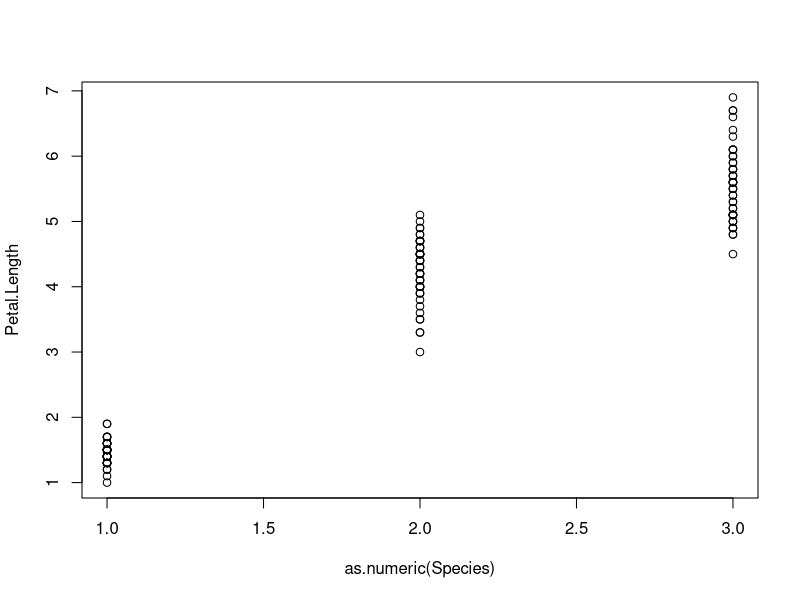
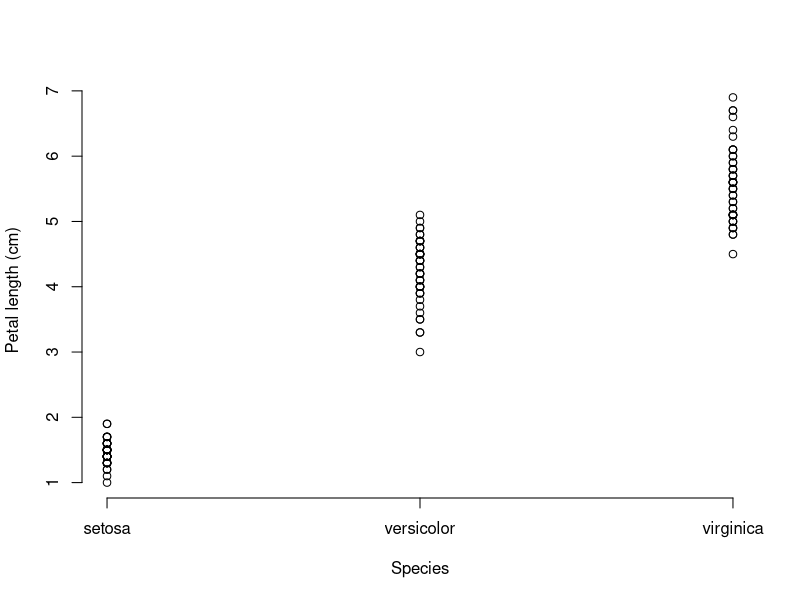
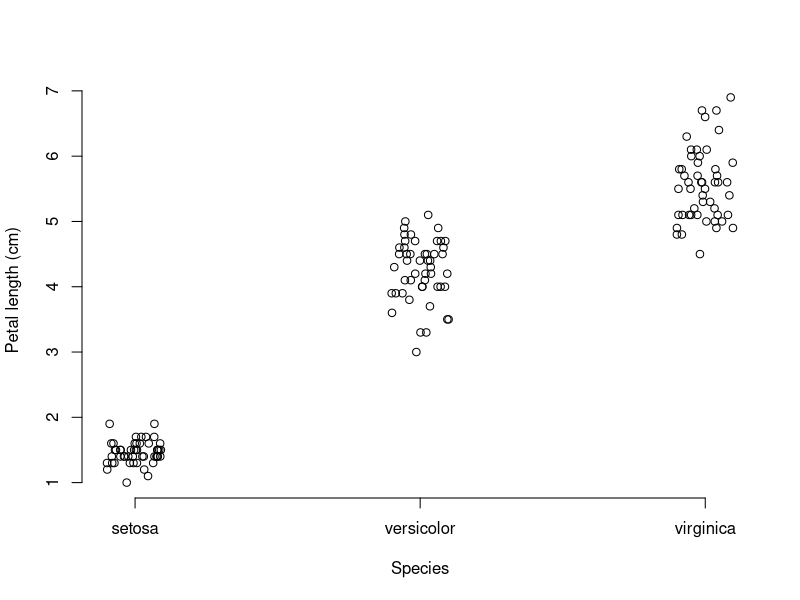
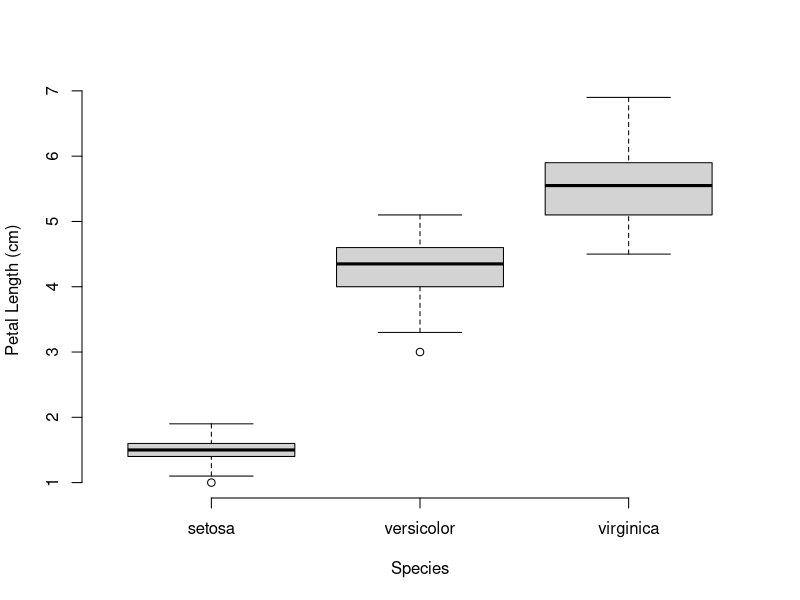
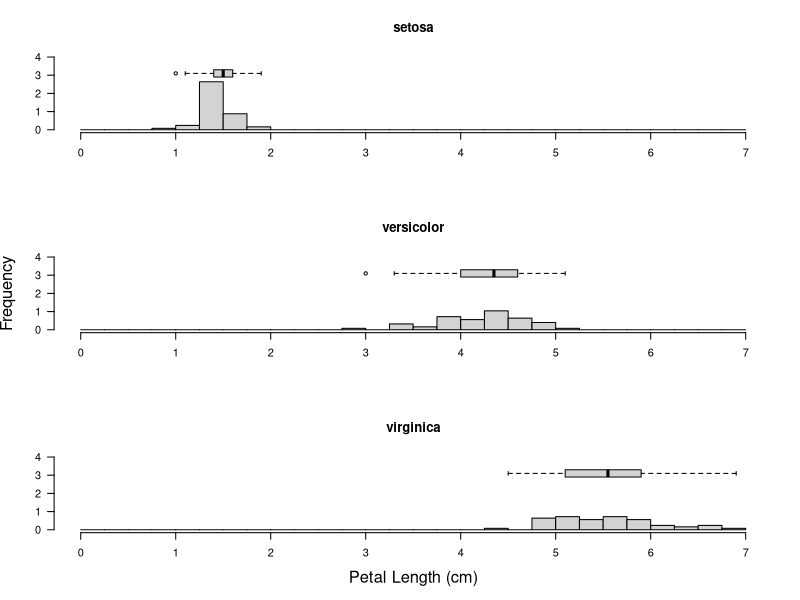

Source code (R) for these figures, in order:
## ---- chunk 1
# remove (almost) all objects currently held in the R environment
rm(list=ls()) 
## ---- chunk 2

data("iris")

plot(Petal.Length ~ as.numeric(Species), data = iris, type = "p")

## ---- chunk 3
plot(Petal.Length ~ as.numeric(Species), data = iris, type = "p", axes = FALSE,
     xlab = "Species", ylab = "Petal length (cm)")
axis(1, at = 1:3, levels(iris$Species))
axis(2)

## ---- chunk 4
plot(Petal.Length ~ jitter(as.numeric(Species), amount = 0.1), 
     data = iris, type = "p", axes = FALSE, 
     xlab = "Species", ylab = "Petal length (cm)")
axis(1, at = 1:3, levels(iris$Species))
axis(2)
## ---- chunk 5
par(mfrow=c(1,1))
boxplot( iris$Petal.Length ~ iris$Species,
		ylab = "Petal Length (cm)", xlab = "Species", frame.plot = FALSE)
## ---- chunk 6
par(mfrow = c(3,1)) # specify a 3x1 panel plot

# -------------------------------
# Setosa
hist(iris$Petal.Length[iris$Species=="setosa"], breaks = seq(0, 7, 0.25),
     freq = FALSE, main = "setosa", xlab = "", ylab = "", cex.lab = 1.5, 
     ylim = c(0, 4), las = 1, col = "lightgrey", bty = "L")

boxplot(iris$Petal.Length[iris$Species=="setosa"], at = 3.1, 
        horizontal = T, add = T, axes = FALSE)

# -------------------------------
# Versicolor
hist(iris$Petal.Length[iris$Species=="versicolor"], breaks = seq(0, 7, 0.25),
     freq = FALSE, main="versicolor", xlab="", ylab="Frequency", 
     ylim=c(0, 4), las=1, cex.lab=1.5, col="lightgrey", bty = "L")

boxplot(iris$Petal.Length[iris$Species=="versicolor"], at = 3.1,
        horizontal = T, add = T, axes = FALSE)

# -------------------------------
# Virginica
hist(iris$Petal.Length[iris$Species=="virginica"], breaks = seq(0, 7, 0.25),
     freq = FALSE, main = "virginica", xlab = "Petal Length (cm)", ylab = "", 
     ylim = c(0, 4), las = 1, cex.lab = 1.5, col = "lightgrey", bty = "L")

boxplot(iris$Petal.Length[iris$Species=="virginica"], at = 3.1, 
        horizontal = T, add = T, axes = FALSE)
